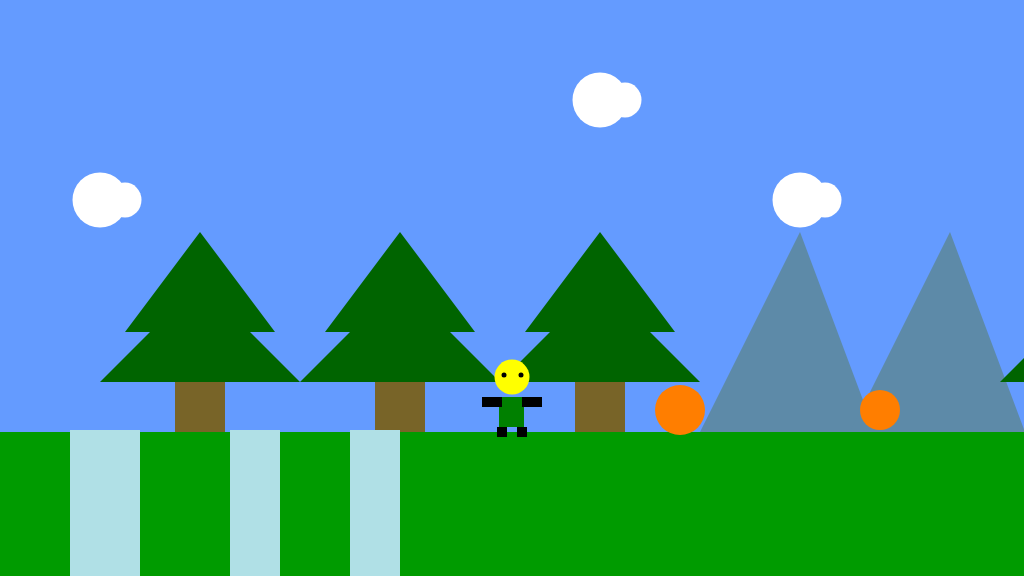
Frame 1 (no input)
Frame 60 (no input): identical to frame 1, image omitted
Frame 120 (the mouse pressed at the canvas centre since frame 60): identical to frame 1, image omitted

The p5.js sketch that drew this single still picture (run headless with seeded random() and noise() and a simulated clock; from frame 60 on, the mouse is pressed at the canvas centre):

// p5.js sketch
// ── sketch.js
/*

The Game Project 4 - Side scrolling

Week 6

*/

var gameChar_x;
var gameChar_y;
var floorPos_y;
var isLeft;
var isRight;
var scrollPos;

var clouds;
var mountains;
var trees_x;
var canyon;
var collectable;

function setup()
{
	createCanvas(1024, 576);
	floorPos_y = height * 3/4;
	gameChar_x = width/2;
	gameChar_y = floorPos_y;

	mountains = [700, 850, 3000, 4000];

	treePos_x = [100, 300, 500, 1000];

	clouds = [
		{pos_x: 100, pos_y: 200},
		{pos_x: 600, pos_y: 100},
		{pos_x: 800, pos_y: 200}
	]

	canyon = [20, 300, 40, 180];

	collectable = [
		{pos_x: 50, pos_y: 100},
	]

	// Boolean variables to control the movement of the game character.
	isLeft = false;
	isRight = false;

	// Variable to control the background scrolling.
	scrollPos = 0;

	// Initialise arrays of scenery objects.
}

function draw()
{
	background(100, 155, 255); // fill the sky blue

	noStroke();
	fill(0, 155, 0);
	rect(0, floorPos_y, width, height/4); // draw some green ground
	
	push();
	translate(scrollPos, 0);
	 
	// Draw clouds.
	for(var i = 0; i < clouds.length; i++)
	{	
		fill(255);
		ellipse(clouds[i].pos_x, clouds[i].pos_y, 55, 55);
		ellipse(clouds[i].pos_x + 25, clouds[i].pos_y, 33, 35);
		ellipse(clouds[i].pos_x + 45, clouds.pos_y, 25, 25);
	}

	// Draw mountains.
	for(var i = 0; i < mountains.length; i++ )
	{
		fill(93,138,168);
		triangle(mountains[i], floorPos_y); 
			mountains[i] + 100, -200  + floorPos_y,
			mountains[i] + 175,  floorPos_y,
		triangle(mountains[i], floorPos_y,
			mountains[i] + 100, -200 + floorPos_y,
			mountains[i] + 175,  floorPos_y);
	}

	// Draw trees.
	for(var i = 0; i < treePos_x.length; i++)
	{
		console.log(treePos_x[i]);
		fill(120, 100, 40);
		rect(75 + treePos_x[i], -200/2 +floorPos_y, 50, 200/2);
		fill(0,100,0);
		triangle(treePos_x[i] + 25, -200/2 + floorPos_y, 
			treePos_x[i] + 100, -200 + floorPos_y,
			treePos_x[i] + 175, -200/2 + floorPos_y);
		triangle(treePos_x[i], -200/4 + floorPos_y,
			treePos_x[i] + 100, -200*3/4 + floorPos_y,
			treePos_x[i] + 200, -200/4 + floorPos_y);

	}

	// Draw canyons
	for(var i = 0; i < canyon.length; i++)
	{
		fill(176,224,230);
		rect(canyon[i] + 50, 430, 50, 200);
	}

	// Draw collectable items
	for(var i = 0; i < collectable.length; i++)
	{
		fill(255,126,0);
		ellipse(collectable[i].pos_x + 630, collectable[i].pos_y + 310, 50, 50);
		ellipse(collectable[i].pos_x + 830, collectable[i].pos_y + 310, 40, 40);

	}

	pop();
	// Draw the game character - this must be last
	// add your standing front facing code
	fill(255, 255, 0);
	ellipse(gameChar_x, gameChar_y - 55, 35);

	fill(0);
	ellipse(gameChar_x - 8, gameChar_y - 57, 5, 5);
	ellipse(gameChar_x + 9, gameChar_y - 57, 5, 5);

	fill(0, 128, 0);
	rect(gameChar_x - 13, gameChar_y - 35, 25, 30);

	fill(0);
	rect(gameChar_x - 30, gameChar_y - 35, 20, 10);
	rect(gameChar_x + 10, gameChar_y - 35, 20, 10);

	fill(0);
	rect(gameChar_x - 15, gameChar_y - 5, 10, 10);
	rect(gameChar_x + 5, gameChar_y - 5, 10, 10);

	//////// Game character logic ///////
	// Logic to move

	if(isLeft)
	{
		if(gameChar_x > width * 0.2)
		{
			gameChar_x -= 5;
		}
		else
		{
			scrollPos += 5;
		}
	}

	if(isRight)
	{
		if(gameChar_x < width * 0.8)
		{
			gameChar_x  += 5;
		}
		else
		{
			scrollPos -= 5; // negative for moving against the background
		}

	}
}

function keyPressed()
{

	if(key == 'A' || keyCode == 37)
	{
		isLeft = true;
	}

	if(key == 'D' || keyCode == 39)
	{
		isRight = true;
	}

}

function keyReleased()
{
	if(key == 'A' || keyCode == 37)
	{
		isLeft = false;
	}

	if(key == 'D' || keyCode == 39)
	{
		isRight = false;
	}
}
